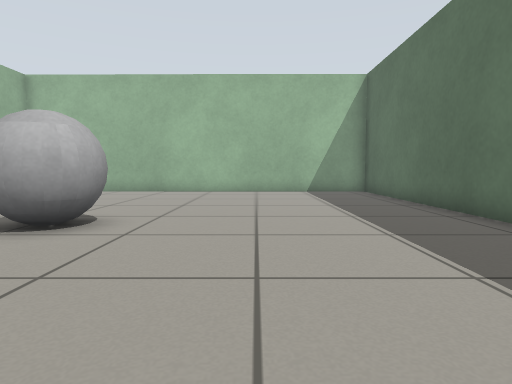
[1] (above)

17 first-person views from a walk through a world built for the Gazebo simulator. The camera is 0.5 m above the floor, tilts 4° down and sees 75° across. The floor is counted in squares, 0.5 m on a side. Each view is taken from the middle of a square. On the plan, view 1 faces up. The plan holds only what a view shows up to about 12 squares ahead; the rest is blank. The place goes on beyond the plan.

[2]
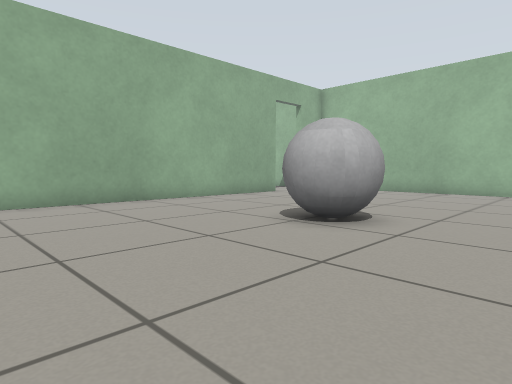

[3]
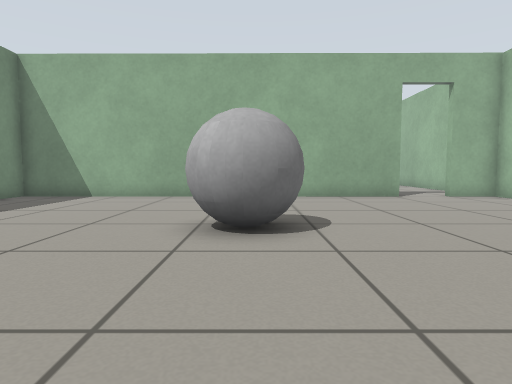

[4]
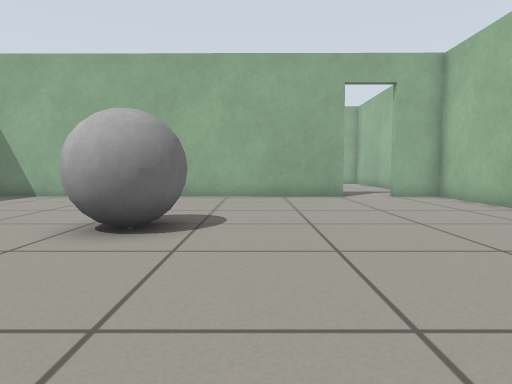

[5]
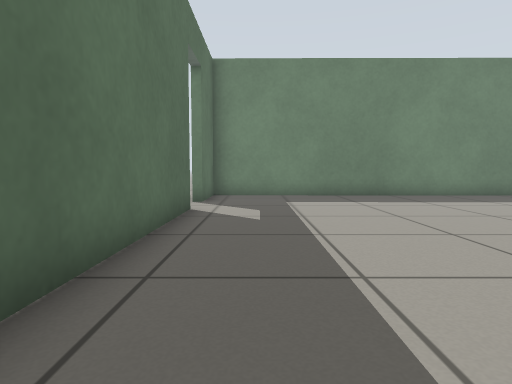

[6]
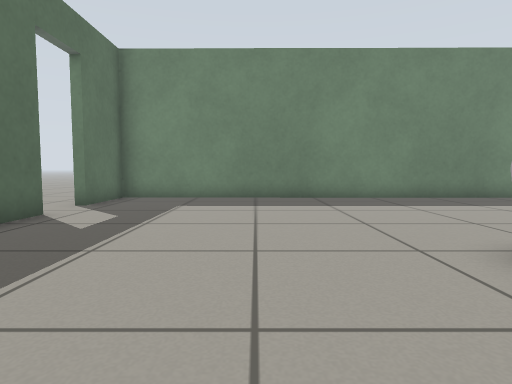

[7]
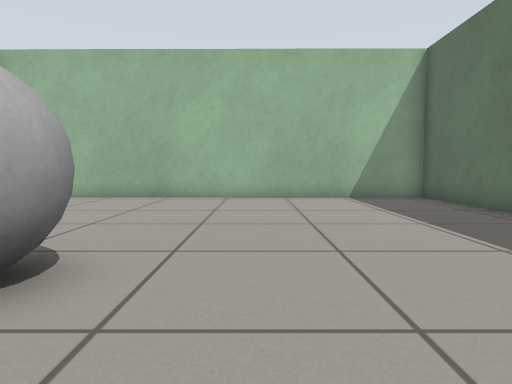

[8]
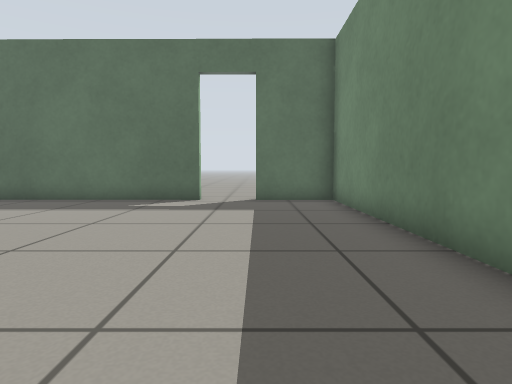

[9]
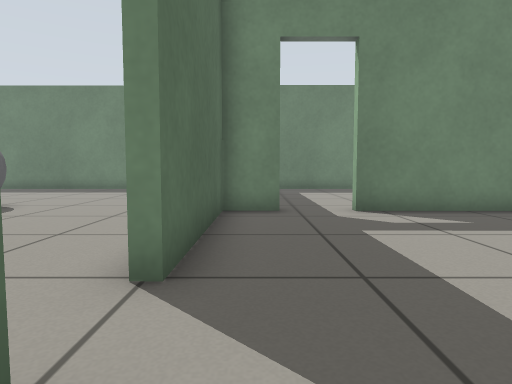

[10]
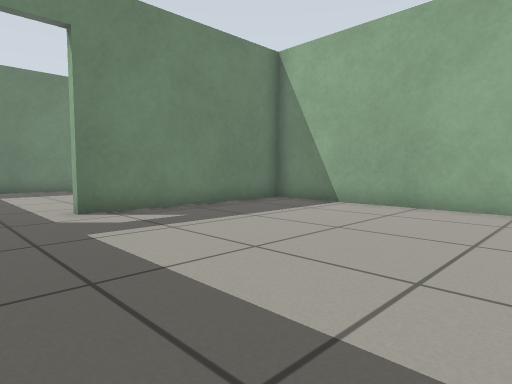

[11]
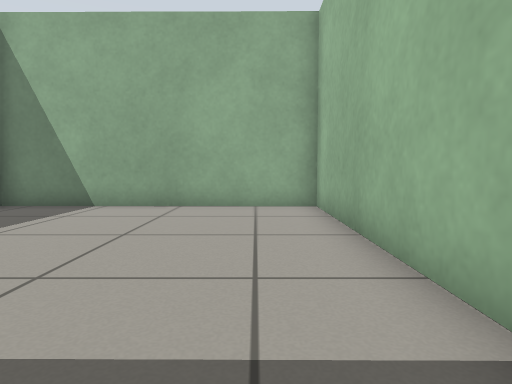

[12]
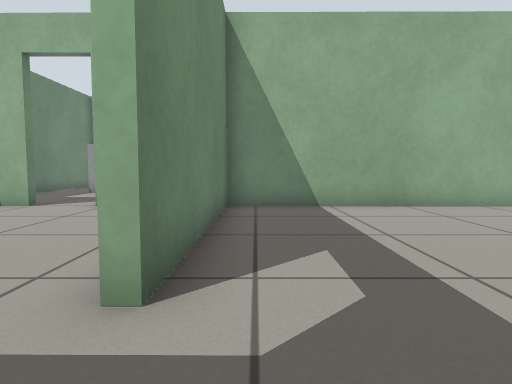

[13]
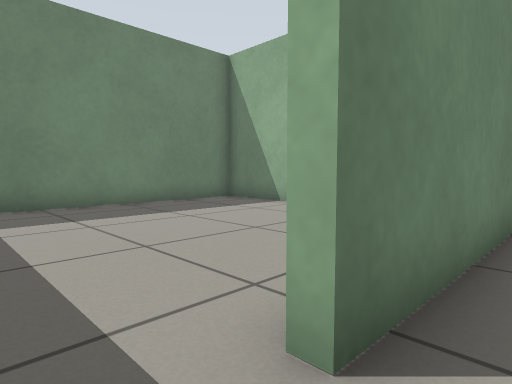

[14]
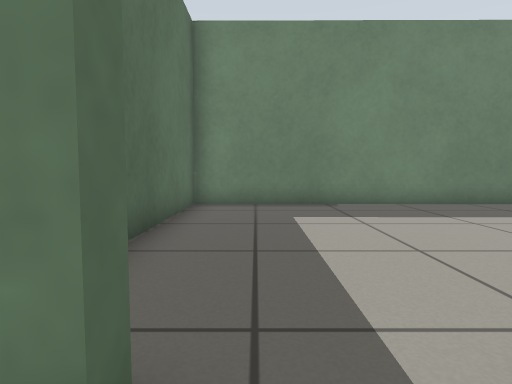

[15]
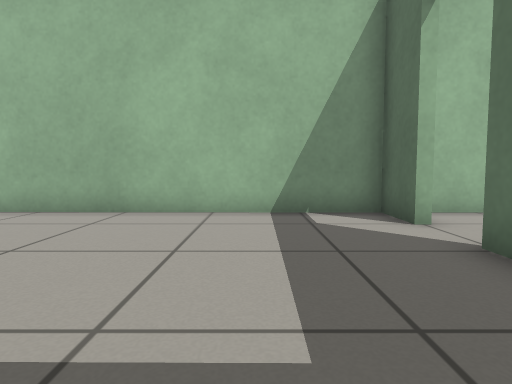

[16]
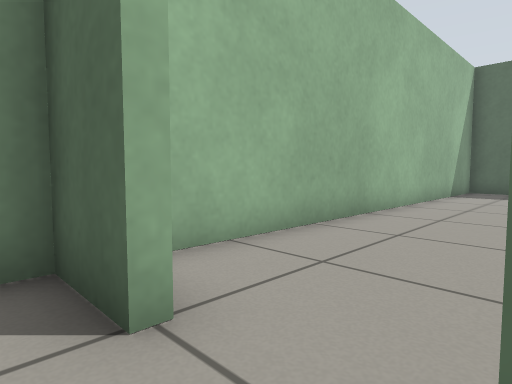

[17]
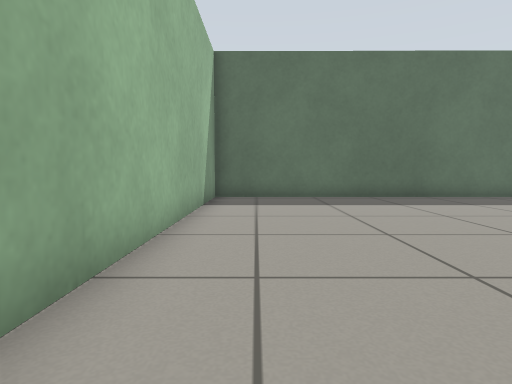

### Floor plan
Ten units are one square. View 1 is at (0, 0); x grows to the right and y downward. Boxes are objects, and circles mark ways between rooms. Rooms are numbered by the first view taken in them; rooms with no view inside come last. Other rooms are left out.
<svg viewBox="-205 -151 260 181">
<path fill="none" stroke="#000" d="M-99 -111 -100 24 46 25 46 0M46 -18 47 -144 -99 -145 -99 -129M-102 -129 -102 -145 -198 -146 -199 -62 -133 -62M-116 -62 -102 -62 -102 -111M-199 -10 -199 23 -103 24 -102 -25"/>
<rect x="-55" y="-75" width="30" height="30" fill="#bbb"><title>grey ball</title></rect>
<circle cx="-100" cy="-120" r="3" fill="#2a7"/>
<circle cx="-125" cy="-60" r="3" fill="#2a7"/>
<text x="-30" y="-60">1</text>
<text x="-150" y="-110">2</text>
<text x="-150" y="-20">3</text>
</svg>
Room 1 opens to room 2. Room 2 opens to room 3.

Where each view was taken, in squares from view 1:
view 1: 0 up, 0 right, facing up
view 2: 0 up, 0 right, facing up-left
view 3: 6 up, 2 right, facing left
view 4: 8 up, 2 right, facing left
view 5: 10 up, 3 right, facing down
view 6: 9 up, 0 right, facing down
view 7: 3 up, 1 left, facing up
view 8: 0 up, 6 left, facing right
view 9: 14 up, 11 left, facing down
view 10: 14 up, 11 left, facing down-left
view 11: 13 up, 11 left, facing left
view 12: 7 up, 11 left, facing left
view 13: 7 up, 12 left, facing down-left
view 14: 7 up, 12 left, facing down
view 15: 7 up, 13 left, facing up
view 16: 11 up, 11 left, facing up-right
view 17: 13 up, 7 left, facing right
